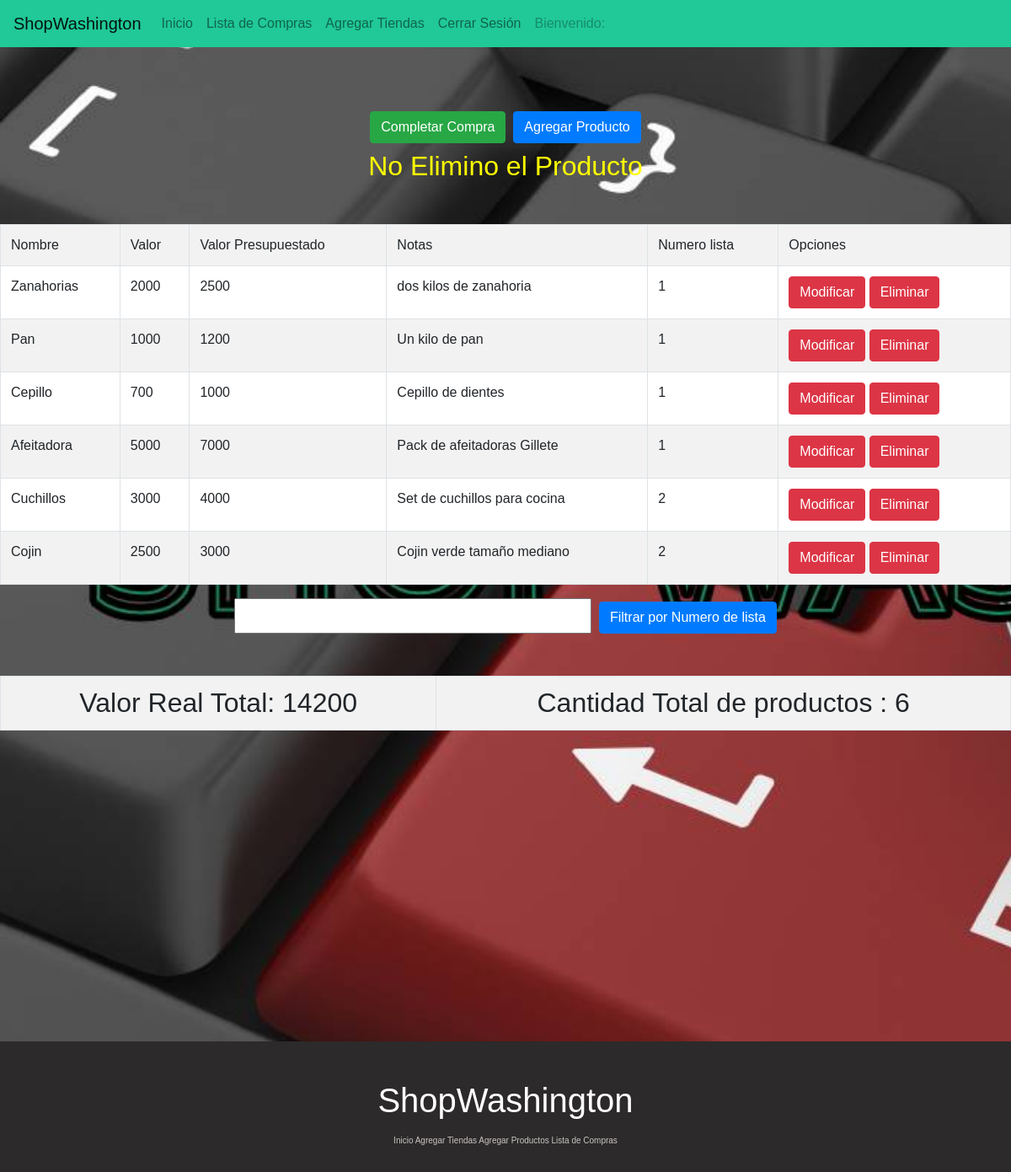
Screenshot of /eliminar/3/ (signed in) with the database file from the repository.
### core/models.py (models this page shows, shortened)
class Producto(models.Model):
    numeroIdentificador= models.IntegerField(blank=True)
    nombre = models.CharField(max_length=12,primary_key=True)
    valor = models.IntegerField()
    notas = models.CharField(max_length=300)
    valorpresupuestado = models.IntegerField()
    tiendanombre = models.CharField(max_length=200,blank=True, null=True)
    objects = models.Manager()

### core/views.py (the view, shortened to what this page needs)
# urls.py: path('eliminar/<id>/',eliminar,name='eliminar'),
@login_required(login_url='/login/')
def eliminar(request,id):
    try:
        producto = Producto.objects.get(nombre=id)
        producto.delete()
        msg ="Producto Eliminado"
    except:
        msg="No Elimino el Producto"
    producto = Producto.objects.all()
    valortotal = Producto.objects.aggregate(Sum('valor'))['valor__sum']
    cantotal = Producto.objects.all().aggregate(Count('valor'))['valor__count']
    valorPtotal = Producto.objects.aggregate(Sum('valorpresupuestado'))['valorpresupuestado__sum']
    return render(request,'core/listaCompras.html',{'producto':producto,'msg':msg, 'valortotal':valortotal, 'cantotal':cantotal, 'valorPtotal':valorPtotal})

### core/templates/core/listaCompras.html (shortened to what this page needs)
{% extends 'core/base.html' %}
{% load static %} {% static 'core/ ' %}
{% block contenido %}
<head>
    {% load pwa %}
</head>
<div>
    <body>
        <h2><input class="btn btn-success" type="button" onclick="completar()" value="Completar Compra">
            <input class="btn btn-primary" type="button" onclick="ir()" value="Agregar Producto"></h2>
        <h2><font color=yellow size=6>{{msg}} </font></h2>
        <table bgcolor="FFFFFF" class="table table-striped table-bordered" style="margin-top: 50px; ">
            <tr>
                <td>Nombre</td>
                <td>Valor</td>
                <td>Valor Presupuestado</td>
                <td>Notas</td>
                <td>Numero lista</td>
                <td>Opciones</td>
            </tr>
            {% if producto %}
            {% for item in producto %}
                <tr>
                    <td>{{item.nombre}}</td>
                    <td>{{item.valor}}</td>
                    <td>{{item.valorpresupuestado}}</td>
                    <td>{{item.notas}}</td>
                    <td>{{item.numeroIdentificador}}</td>
                    <td>
                        <input class="btn btn-danger" type="button" onclick="modificar('{{item.nombre}}')" value="Modificar">
                        <input class="btn btn-danger" type="button" onclick="eliminar('{{item.nombre}}')" value="Eliminar">
                    </td>
                </tr>
            {% endfor %}
            {% else %}
            <h1>No hay registro de productos</h1>
            {% endif %}
        </table>
        <h2><form action="{% url 'productoLista' %}" method="POST">
            <input type="text" name="txtnumeroIdentificador" id="txtnumeroIdentificador">
            <button class="btn btn-primary" type="submit">Filtrar por Numero de lista</button>
        </form><h2>
        <table bgcolor="FFFFFF" class="table table-striped table-bordered" style="margin-top: 50px;" >
        <td>Valor Real Total: {{valortotal}}</td>
        <td>Cantidad Total de productos : {{cantotal}}</td>
        </table>
    </body>
</div>
{% endblock contenido %}

### core/static/core/css/estilo.css (style rules this page uses)
* { margin: 0; padding: 0; box-sizing: border-box; font-family: Arial, Helvetica, sans-serif; }
.contenedor h2 { text-align: center; }

### rows the page displays
Producto: nombre "Zanahorias", valor "2000", valorpresupuestado "2500", notas "dos kilos de zanahoria", numeroIdentificador "1"
Producto: nombre "Pan", valor "1000", valorpresupuestado "1200", notas "Un kilo de pan", numeroIdentificador "1"
Producto: nombre "Cepillo", valor "700", valorpresupuestado "1000", notas "Cepillo de dientes", numeroIdentificador "1"
Producto: nombre "Afeitadora", valor "5000", valorpresupuestado "7000", notas "Pack de afeitadoras Gillete", numeroIdentificador "1"
Producto: nombre "Cuchillos", valor "3000", valorpresupuestado "4000", notas "Set de cuchillos para cocina", numeroIdentificador "2"
Producto: nombre "Cojin", valor "2500", valorpresupuestado "3000", notas "Cojin verde tamaño mediano", numeroIdentificador "2"

### other values shown
{{ msg }} "No Elimino el Producto"
{{ valortotal }} "14200"
{{ cantotal }} "6"
